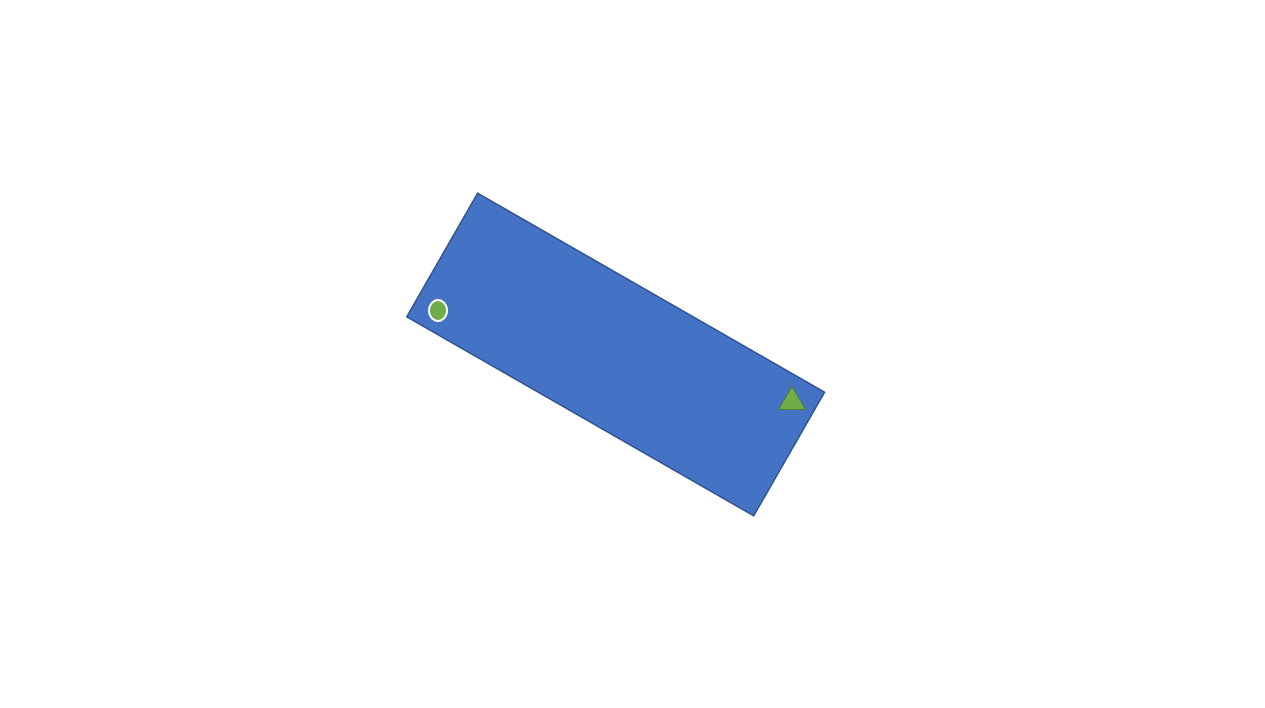
#> input picture BasedOnPython/OpenCV/CaliperTool/RotatedRect.png, 1265 x 708 px, found by its file name
$ python test.py
#> lines starting #> are read from the running program, lines starting #| are printed output that depends on the picture; after the words box and inside, x2 and y2 are one past the last pixel; in counts of white or black regions, pixels touching at a corner belong together
import numpy as np
import cv2 as cv

winname = 'test'
#cv.namedWindow(winname, cv.WINDOW_GUI_EXPANDED | cv.WINDOW_NORMAL | cv.WINDOW_KEEPRATIO)
mat = cv.imread('ROtatedRect.png', cv.IMREAD_GRAYSCALE)
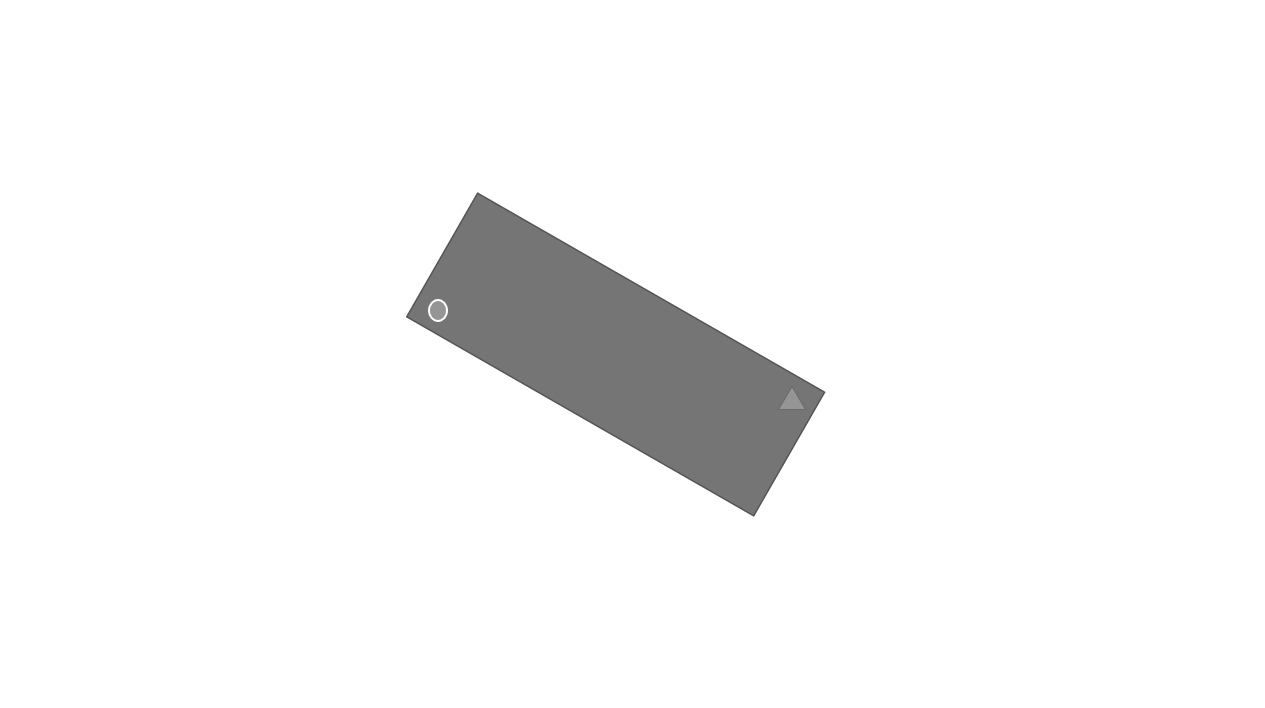
#> mat: shape (708, 1265); min 84, max 255, mean 246.1

_, binary = cv.threshold(mat, 0, 255, cv.THRESH_BINARY_INV | cv.THRESH_OTSU)
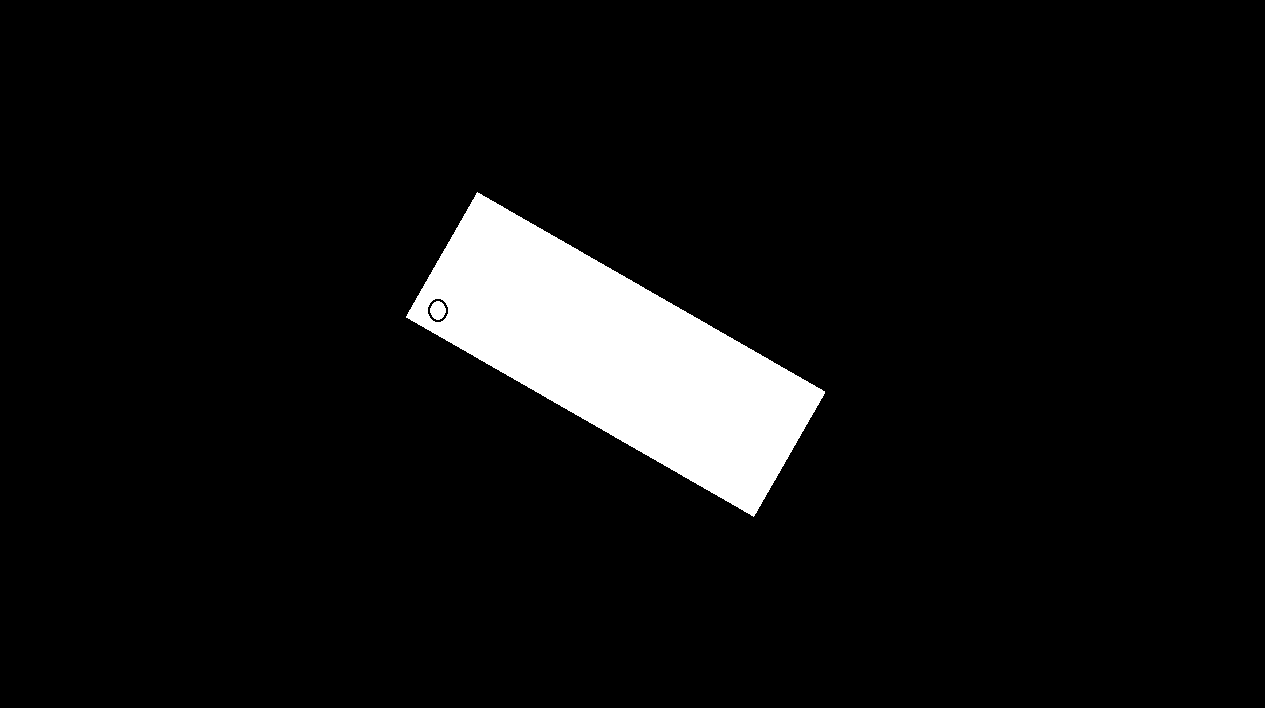
#> binary: shape (708, 1265); 6.5% white; 2 white regions
contours, hierarchy = cv.findContours(binary, cv.RETR_EXTERNAL, cv.CHAIN_APPROX_SIMPLE)
#> contours = 1 contour; box (x1, y1, x2, y2) and area: (406, 192, 825, 517) 57441
imgColor = cv.cvtColor(mat, cv.COLOR_GRAY2BGR)
cv.drawContours(imgColor, contours, -1, (255,0,0), 2)
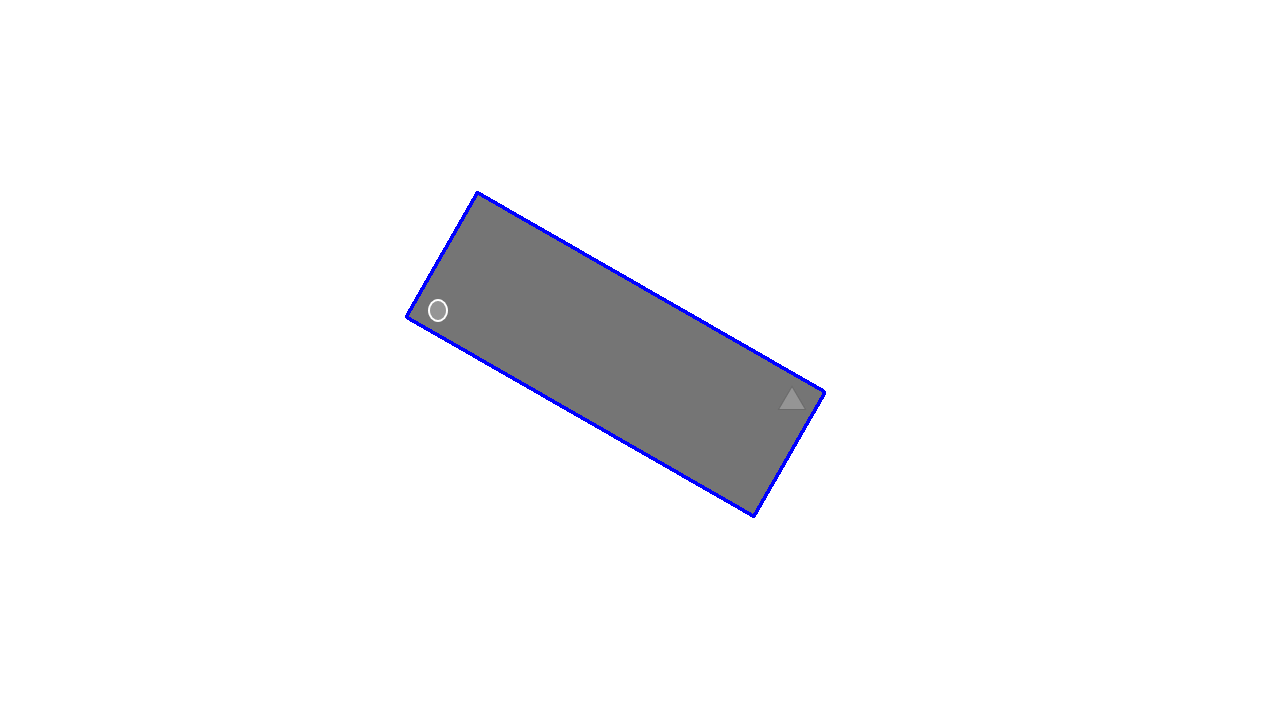
#> imgColor: shape (708, 1265, 3); mean B, G, R 246.5, 245.4, 245.4
print(type(contours))
#| <class 'list'>
print(type(contours[0]))
#| <class 'numpy.ndarray'>
print(contours[0].shape)
#| (806, 1, 2)
print(type(contours[0][0]))
#| <class 'numpy.ndarray'>
print(type(contours[0][0][0]))
#| <class 'numpy.ndarray'>
print(type(contours[0][0][0][0]))
#| <class 'numpy.int32'>
#cv.imshow(winname, imgColor)
for contour in contours:
    rect   = cv.minAreaRect(contour)
    points = cv.boxPoints(rect)
    matrix = cv.getRotationMatrix2D(rect[0], rect[2], 1)
    dst    = cv.warpAffine(mat, matrix, mat.shape)
#> this loop made 1 pass
#> (rect, matrix) on pass 1: (((615.2, 354), (144.2, 401.7), -60.16), [[0.498, -0.867, 616.2], [0.867, 0.498, -355.8]])
#> pass 1, `dst    = cv.warpAffine(mat, matrix, mat.shape)`:
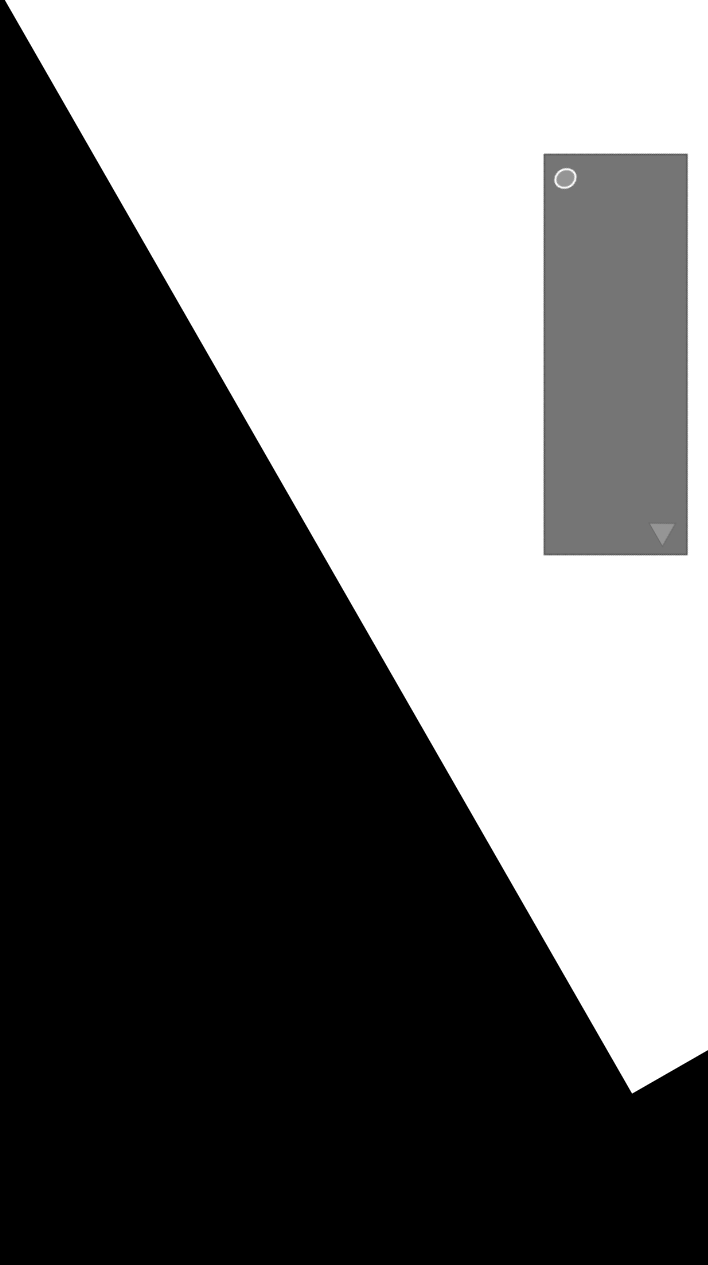
#> dst: shape (1265, 708); min 0, max 255, mean 111.9
    #cv.imshow('dst', dst)


cv.waitKey()
cv.destroyAllWindows()
